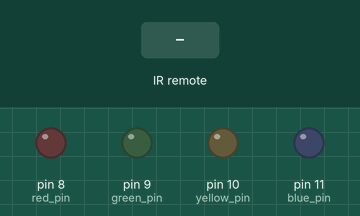
Simulated run of this sketch. Board: Arduino Uno, built with avr-gcc and run on an emulated ATmega328P. Parts: output pins drawn as LEDs (lit = HIGH). Inputs (shaded band) come from the test bench.

Above: at 1.2 s.
1.3 s: infrared code 0x52E9 received
At 1.7 s:
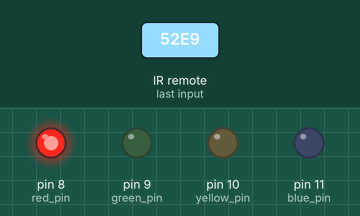
2.8 s: infrared code 0x32E9 received
At 4.0 s:
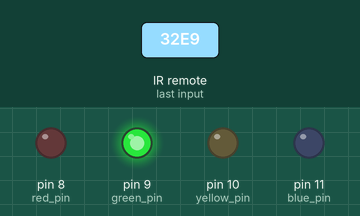
4.3 s: infrared code 0x72E9 received
At 5.2 s:
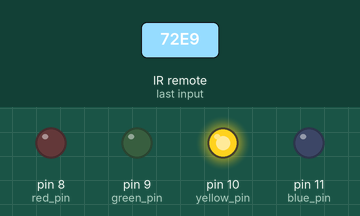
5.8 s: infrared code 0x12E9 received
At 6.4 s:
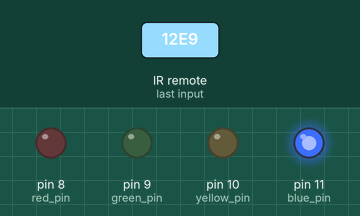
Timing chart, 0 to 8.3 s (numbered marks = the images above; inputs shaded):
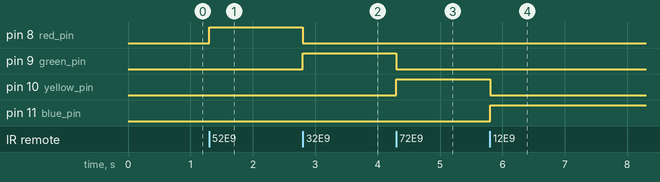

The sketch:

Arduino_IRremote_TSOP_LED.ino
```cpp
#include<IRremote.h>

const int recv_pin = 4;

IRrecv irrecv(recv_pin);
decode_results results;

const int red_pin = 8;
const int green_pin = 9;
const int yellow_pin = 10;
const int blue_pin = 11;


void setup() {
  // put your setup code here, to run once:
  //Serial.begin(9600);
  irrecv.enableIRIn();
  pinMode(red_pin, OUTPUT);
  pinMode(green_pin, OUTPUT);
  pinMode(yellow_pin, OUTPUT);
  pinMode(blue_pin, OUTPUT);
}

void loop() {
  // put your main code here, to run repeatedly:
  if(irrecv.decode(&results)){
    //Serial.println(results.value, HEX);

    switch(results.value){
      case 0x52E9: //Red_button_Hex = 0x52E9
        digitalWrite(red_pin, HIGH);
        digitalWrite(green_pin, LOW);
        digitalWrite(yellow_pin, LOW);
        digitalWrite(blue_pin, LOW);
        break;

        case 0x32E9: //Green_button_Hex = 0x32E9
        digitalWrite(red_pin, LOW);
        digitalWrite(green_pin, HIGH);
        digitalWrite(yellow_pin, LOW);
        digitalWrite(blue_pin, LOW);
        break;

        case 0x72E9: //Yellow_button_Hex = 0x72E9
        digitalWrite(red_pin, LOW);
        digitalWrite(green_pin, LOW);
        digitalWrite(yellow_pin, HIGH);
        digitalWrite(blue_pin, LOW);
        break;

        case 0x12E9: //blue_button_Hex = 0x12E9
        digitalWrite(red_pin, LOW);
        digitalWrite(green_pin, LOW);
        digitalWrite(yellow_pin, LOW);
        digitalWrite(blue_pin, HIGH);
        break;
    }

    irrecv.resume();
  }
}
```

Measured:
- after the input at 1.3 s, pin 8 (red_pin): LOW → HIGH at once
- after the input at 2.8 s, pin 8 (red_pin): HIGH → LOW at once; pin 9 (green_pin): LOW → HIGH at once
- after the input at 4.3 s, pin 9 (green_pin): HIGH → LOW at once; pin 10 (yellow_pin): LOW → HIGH at once
- after the input at 5.8 s, pin 10 (yellow_pin): HIGH → LOW at once; pin 11 (blue_pin): LOW → HIGH at once
